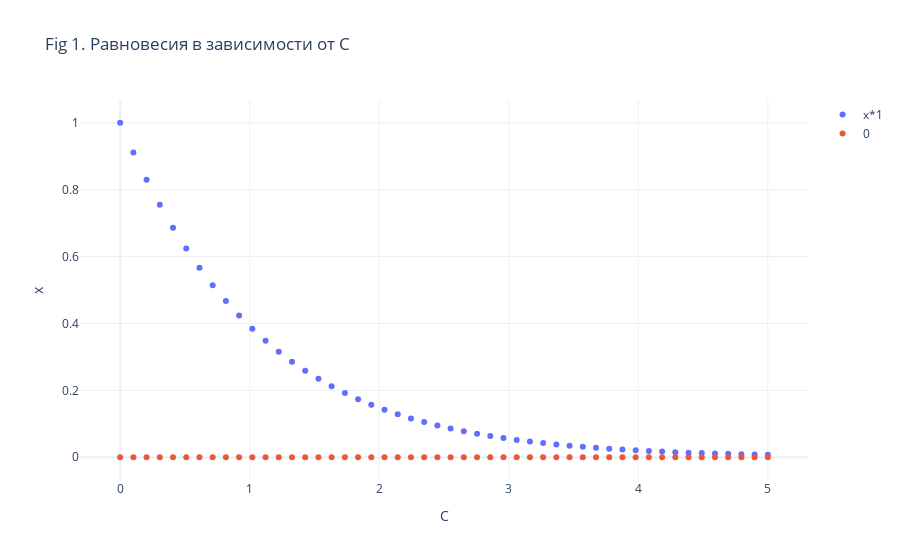

This figure's notebook cell:
### Code cell
params = {s:0.1, b:1.0, ro:1}
#Norton-Simon hypothesis is negligible
cs = []
xs =[]
sols_by_c = {}
for cur_C in np.linspace(0,5,50):
    curx = x_star1_sol.subs(C, cur_C)
    cs.append(float(cur_C))
    xs.append(float(curx))
        
    
fig = go.Figure()
fig.add_trace(go.Scatter(x=cs, y=xs, mode='markers', name = "x*1"))
fig.add_trace(go.Scatter(x=cs, y=[0]*len(cs), mode='markers', name = "0"))
fig.update_layout(title="Fig 1. Равновесия в зависимости от С", template="plotly_white")
fig.update_layout(xaxis={"title": "C"}, yaxis={"title": "x"})

### Figure 1 — Plotly figure (JSON) as saved in the notebook; plotly's stock layout.template omitted (floating-point values rounded to 4 significant figures)
{"data": [{"mode": "markers", "name": "x*1", "type": "scatter", "x": [0, 0.102, 0.2041, 0.3061, 0.4082, 0.5102, 0.6122, 0.7143, 0.8163, 0.9184, 1.02, 1.122, 1.224, 1.327, 1.429, 1.531, 1.633, 1.735, 1.837, 1.939, 2.041, 2.143, 2.245, 2.347, 2.449, 2.551, 2.653, 2.755, 2.857, 2.959, 3.061, 3.163, 3.265, 3.367, 3.469, 3.571, 3.673, 3.776, 3.878, 3.98, 4.082, 4.184, 4.286, 4.388, 4.49, 4.592, 4.694, 4.796, 4.898, 5], "y": [1, 0.9111, 0.8295, 0.7548, 0.6864, 0.6238, 0.5667, 0.5145, 0.4669, 0.4236, 0.3841, 0.3482, 0.3155, 0.2858, 0.2588, 0.2343, 0.2121, 0.192, 0.1737, 0.1571, 0.1421, 0.1285, 0.1162, 0.1051, 0.09498, 0.08585, 0.07759, 0.07012, 0.06337, 0.05726, 0.05174, 0.04674, 0.04223, 0.03815, 0.03446, 0.03113, 0.02812, 0.0254, 0.02294, 0.02072, 0.01872, 0.0169, 0.01527, 0.01379, 0.01245, 0.01125, 0.01016, 0.009172, 0.008283, 0.00748]}, {"mode": "markers", "name": "0", "type": "scatter", "x": [0, 0.102, 0.2041, 0.3061, 0.4082, 0.5102, 0.6122, 0.7143, 0.8163, 0.9184, 1.02, 1.122, 1.224, 1.327, 1.429, 1.531, 1.633, 1.735, 1.837, 1.939, 2.041, 2.143, 2.245, 2.347, 2.449, 2.551, 2.653, 2.755, 2.857, 2.959, 3.061, 3.163, 3.265, 3.367, 3.469, 3.571, 3.673, 3.776, 3.878, 3.98, 4.082, 4.184, 4.286, 4.388, 4.49, 4.592, 4.694, 4.796, 4.898, 5], "y": [0, 0, 0, 0, 0, 0, 0, 0, 0, 0, 0, 0, 0, 0, 0, 0, 0, 0, 0, 0, 0, 0, 0, 0, 0, 0, 0, 0, 0, 0, 0, 0, 0, 0, 0, 0, 0, 0, 0, 0, 0, 0, 0, 0, 0, 0, 0, 0, 0, 0]}], "layout": {"autosize": true, "title": {"text": "Fig 1. Равновесия в зависимости от С"}, "xaxis": {"autorange": true, "range": [-0.3087, 5.309], "title": {"text": "C"}, "type": "linear"}, "yaxis": {"autorange": true, "range": [-0.08252, 1.083], "title": {"text": "x"}, "type": "linear"}}}
